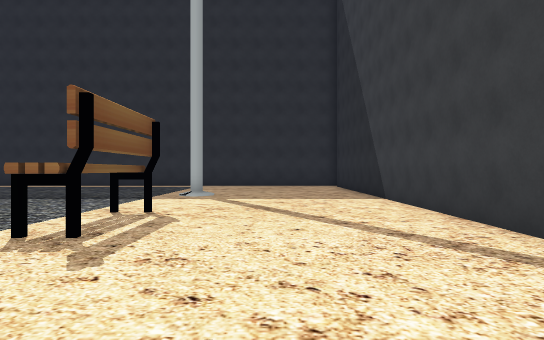
View 1 (above)

24 first-person views from a walk through a Unity game level. The camera is 1.5 m above the floor, looks level and sees 75° across. The floor is counted in squares, 2 m on a side. Each view is taken from the middle of a square. On the plan, view 1 faces up. The plan holds only what a view shows up to about 11 squares ahead; the rest is blank. The place goes on beyond the plan. The player is left out.

View 2
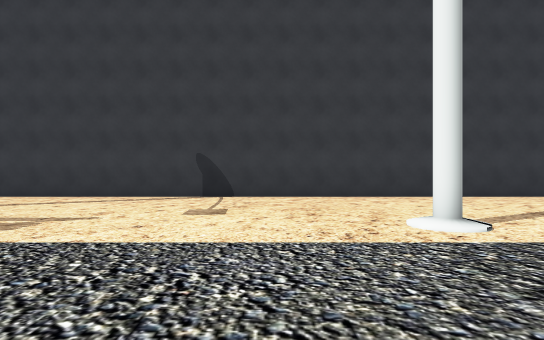

View 3
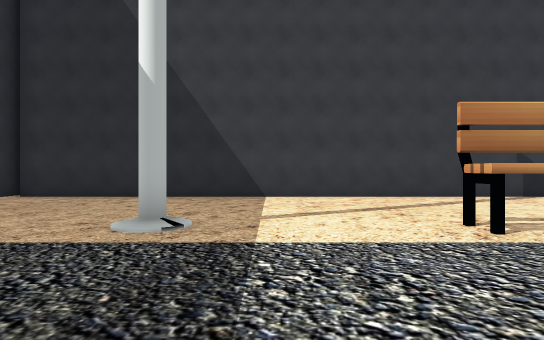

View 4
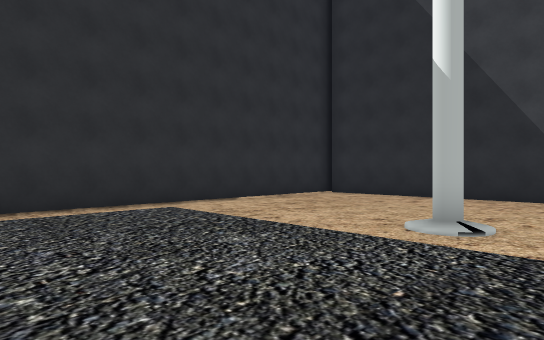

View 5
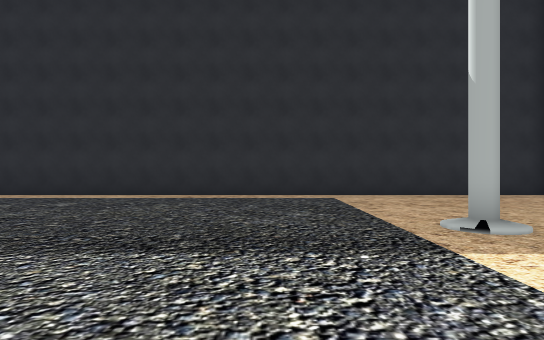

View 6
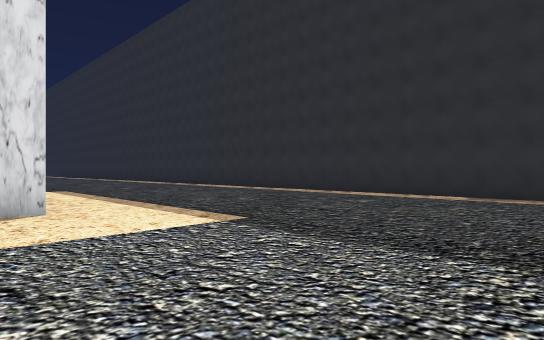

View 7
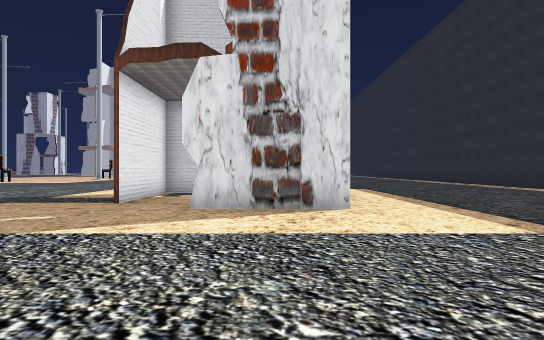

View 8
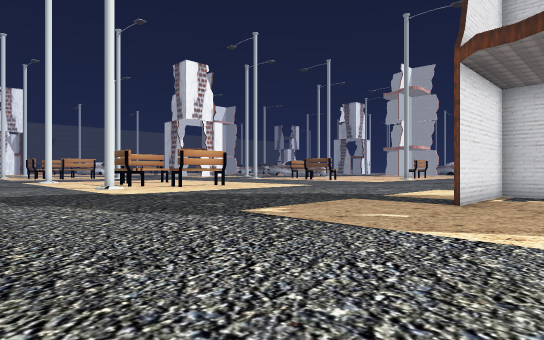

View 9
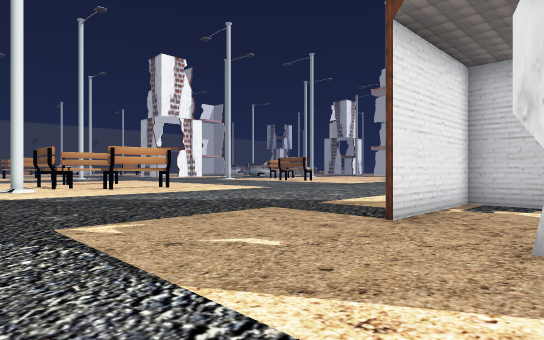

View 10
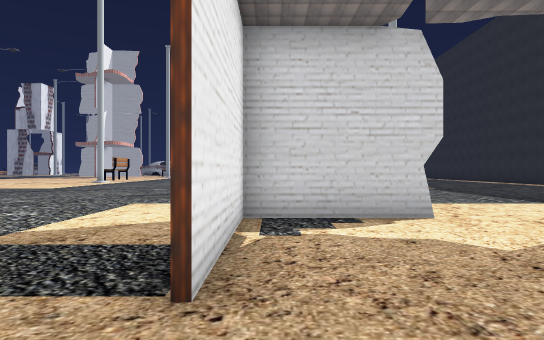

View 11
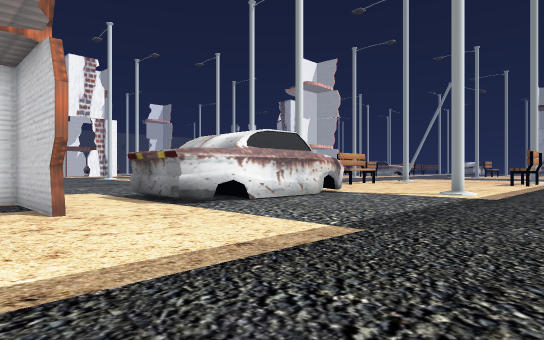

View 12
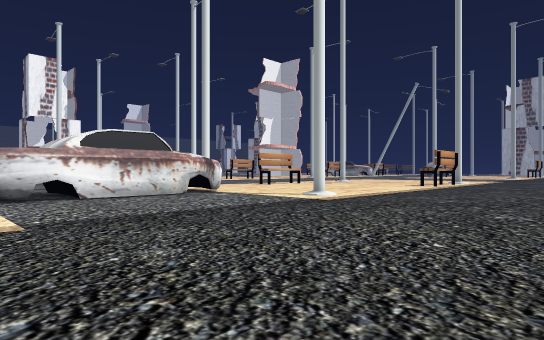

View 13
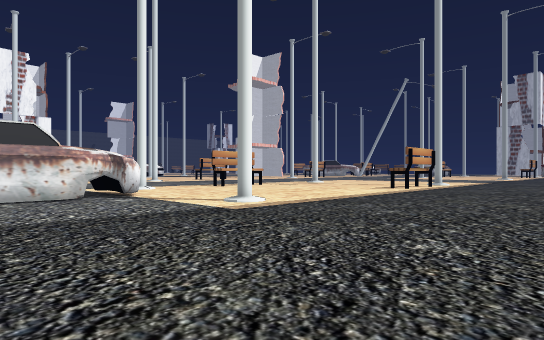

View 14
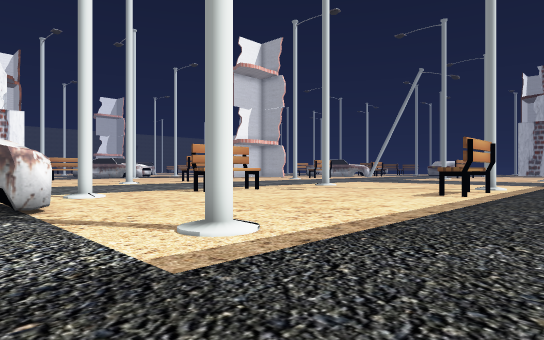

View 15
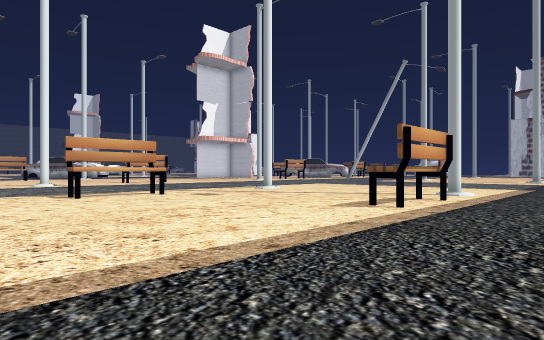

View 16
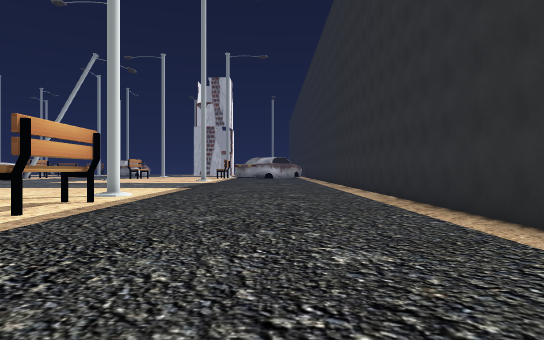

View 17
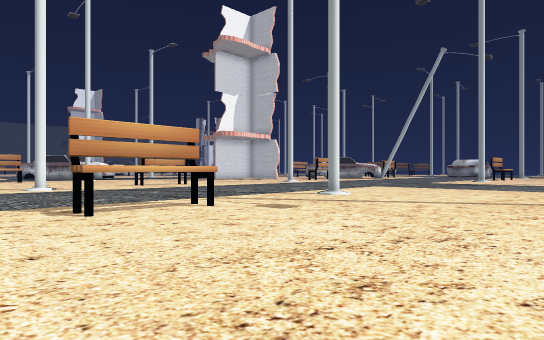

View 18
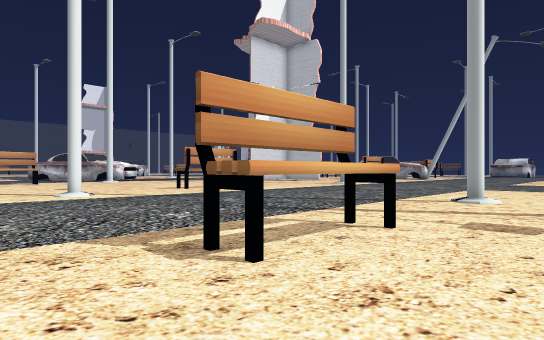

View 19
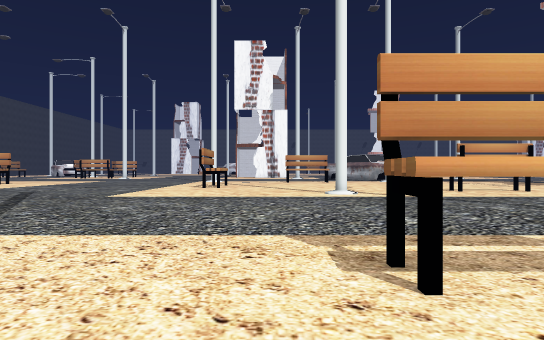

View 20
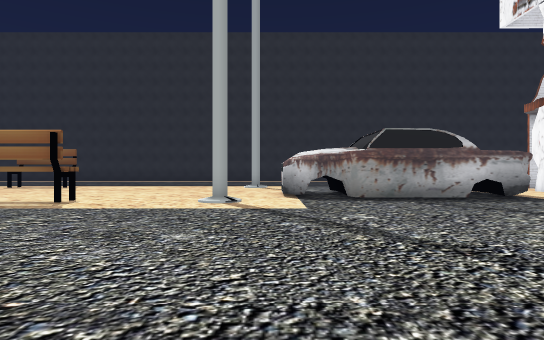

View 21
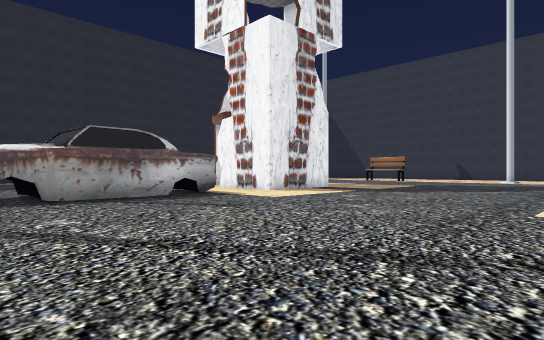

View 22
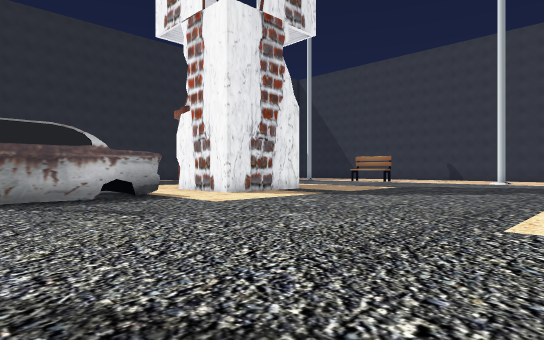

View 23
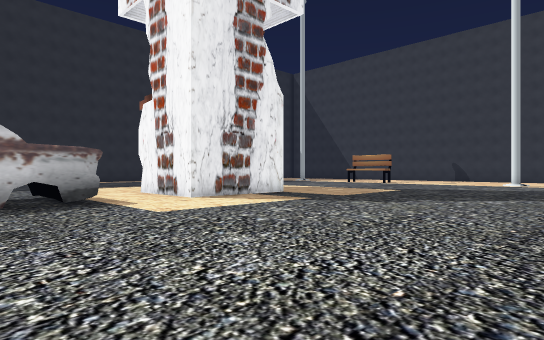

View 24
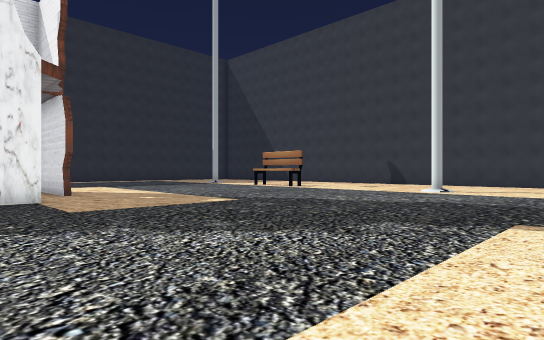

### Floor plan
Key: @ floor where view 1 was taken; # wall or solid block; . floor; B bench; U building.
Columns run from 40 left of view 1 to 3 right of it. Each row starts with its distance up from view 1.
 17 ########                   #################
 16 .........                   ...............#
 15 ..........     ...... .     ...............#
 14 ......................  .. ................#
 13 ....................... ...................#
 12 ...........................................#
 11 ......................................#....#
 10 ...........................................#
  9 ...B.B.....................................#
  8  #.BBB.......#.............................#
  7 .........................U UU..............#
  6 ...........................  ..... ..BB....#
  5 ...............#######.U.... ..... ..B.....#
  4 ...............#######.U...........  BB....#
  3 ...............#######.U...................#
  2 .......BBB..............U UU...............#
  1 ..#....B.B...#.............................#
  0 ........................................@..#
 -1 ...........................................#
 -2  .....................................#....#
 -3   .........................................#
 -4    ........................................#
 -5    ........................................#
 -6   ..................................     ..#
 -7   ... ..#............    . .......        .#
 -8         ..                   .. ..         #

Where each view was taken, in squares from view 1:
view 1: 0 up, 0 right, facing up
view 2: 0 up, 7 left, facing right
view 3: 9 up, 7 left, facing right
view 4: 9 up, 7 left, facing up-right
view 5: 6 up, 5 left, facing up
view 6: 6 up, 5 left, facing up-left
view 7: 6 up, 5 left, facing left
view 8: 5 up, 5 left, facing down-left
view 9: 5 up, 8 left, facing down-left
view 10: 3 up, 11 left, facing left
view 11: 12 up, 15 left, facing down-left
view 12: 15 up, 18 left, facing down-left
view 13: 15 up, 21 left, facing down-left
view 14: 12 up, 24 left, facing down-left
view 15: 12 up, 28 left, facing down-left
view 16: 13 up, 29 left, facing left
view 17: 8 up, 29 left, facing down-left
view 18: 4 up, 29 left, facing down-left
view 19: 4 up, 30 left, facing down
view 20: 7 down, 26 left, facing up
view 21: 7 down, 26 left, facing up-right
view 22: 7 down, 24 left, facing up-right
view 23: 6 down, 22 left, facing up-right
view 24: 7 down, 15 left, facing up-right
